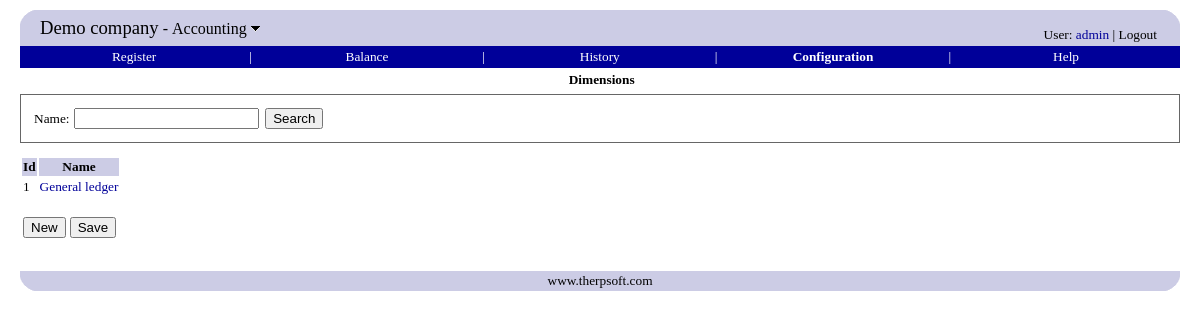
/accounting/dimensions.php (signed in), run on the app's committed database.
### tables this page shows
CREATE TABLE `companyinfo` (
  `companyname` varchar(80) default NULL,
  `vatnumber` varchar(32) default NULL,
  `streetaddress` varchar(128) default NULL,
  `city` varchar(32) default NULL,
  `zipcode` varchar(20) default NULL,
  `email` varchar(80) default NULL
);

create table dimension (
	dimid integer unsigned not null,
	name varchar(40),
	primary key (dimid)
);

### include/database.inc.php (called while the page is built, shortened)
<?php
function query($sql)
{
	$q = mysql_query($sql);
	$err = mysql_error();
	return $q;
}
function fetch_array($query)
{
	return mysql_fetch_array($query);
}
function fetch_object($query)
{
	return mysql_fetch_object($query);
}
function findValue($sql, $default = null)
{
    $rs = query($sql);
    $row = fetch_array($rs);
    return $row[0];
}
?>

### accounting/dimensions.php (the view, shortened to what this page needs)
<?php
	include('include.php');
    $name = getParam('name');
	$selectSQL = "
	select
	    dimid,
	    name
	from dimension
	where name like '$name%'";
?>
<head>
</head>
<body>
<?php menubar("configuration.php") ?>
<form action="dimensions.php" method="GET">
<div class="border">
<table>
<tr><td><?php etr("Name") ?>:</td>
<td><?php textbox("name", $name) ?>&nbsp;
</td></tr>
</table>
</div>
</form>
<form action="dimensions.php" method=POST>
<table>
<th><?php etr("Id") ?></th>
<th><?php etr("Name") ?></th>
<?php
    $rs = query($selectSQL);
    $class = "odd";
    while ($row = fetch_object($rs)) {
        echo "<tr class='$class'>";
        echo "<td>$row->dimid</td>";
        echo "<td><a href='dimension.php?dimid=$row->dimid'>$row->name</a></td>";
        echo "</tr>";
        $class = ($class == "odd" ? "even" : "odd");
    }
?>
</table>
<br/>
<table>
<tr>
<td><?php newButton("dimension.php") ?></td>
<td><?php saveButton() ?></td>
</tr>
</table>
</form>
<?php bottom() ?>
</body>

### include/therp_include.php (shortened to what this page needs)
<?php
include('standard_include.php');
function top0($module = null)
{
	echo "<table cellpadding=0 cellspacing=0 width='100%' border=0>";
	echo "<tr>";
	echo "<td width=20><img src='../images/tl.png'></td>";
	echo "<td rowspan=2 bgColor='#CCCCE5'>";
	$title = tr("Switch module");
	$thERP = findValue("select companyname from companyinfo");
	echo "<span style='font-size: 14pt;'>";
	echo "<a class=logo href='../common/modules.php' title='$title'>$thERP</a></span>";
	if ($module != null) {
		echo "<span style='font-size: 12pt;'>&nbsp;-&nbsp;";
		$onMouseOver = "document.getElementById(\"down\").src=\"../images/down_hover.gif\"";
		$onMouseOut = "document.getElementById(\"down\").src=\"../images/down.gif\"";
		echo "<a class=logo href='../common/modules.php' title='$title' ";
		echo "onMouseOver='$onMouseOver' onMouseOut='$onMouseOut'>";
		echo tr($module);
		echo "&nbsp;<img id=down src='../images/down.gif' border=0 style='position: relative; top: -2'>";
		echo "</a>";
		echo "</span>";
	}
	echo "</td>";
	echo "<td align=right valign=bottom rowspan=2 bgColor='#CCCCE5' style='padding: 3'>";
	echo "<span class=username>";
	$href = '../payroll/selfservice_settings.php';
	echo tr("User") . ": <a href='$href'>" . getUser() . "</a> | <a href='../common/modules.php?logout=true' class=logo>";
	echo tr("Logout") . "</a>";
	echo "</span>\n";
	echo "</td>";
	echo "<td width=20><img src='../images/tr.png'></td>";
	echo "</tr>";
	echo "<tr bgColor='#CCCCE5'>";
	echo "<td>&nbsp;</td>";
	echo "<td>&nbsp;</td>";
	echo "</tr>";
	echo "</table>\n";
}
function bottom()
{
	echo "<br>";
	echo "<table cellpadding=0 cellspacing=0 width='100%' border=0>";
	echo "<tr>";
	echo "<td width=20><img src='../images/bl.png'></td>";
	echo "<td bgColor='#CCCCE5' align=center><a href='http://www.therpsoft.com' class=logo>www.therpsoft.com</a></td>";
	echo "<td width=20><img src='../images/br.png'></td>";
	echo "</tr>";
	echo "</table>";
}
function menu($href, $text, $width, $hasNext, $currentHref)
{
	$current = $href == $currentHref;
	$class = $current ? 'menubar_current' : 'menubar';
	echo "<td width='$width%' align='center'><a class=$class href='$href'>" . tr($text) . "</a></td>\n";
	if ($hasNext)
		echo "<td>|</td>";
}
?>

### include/therp.css (style rules this page uses)
BODY { margin-left: 20; margin-right: 20; margin-top: 10; margin-bottom: 40; font-family: verdana; font-size: 10pt; }
TH { font-family: verdana; font-size: 10pt; background-color: #CCCCE5; font-weight: bold; }
TD { font-family: verdana; font-size: 10pt; }
A { text-decoration: none; color: #000099; }
.menubar { background-color: #000099; color: white; text-decoration: none; font-weight: normal; }
.menubar_current { color: white; text-decoration: none; font-weight: bold; }
A.logo { text-decoration: none; color: black; }
.border { border: 1px solid #666; padding: 10; }
.username { font-size: 10pt; }

### data on the page
companyinfo: companyname "Demo company"
dimension: dimid "1", name "General ledger"

### other printed values
tr($module) "Accounting"
tr("User") "User"
getUser() "admin"
tr("Logout") "Logout"
tr($text) "Register Balance History Configuration Help"
$title "Dimensions"
tr($text) "Name Id Name"
